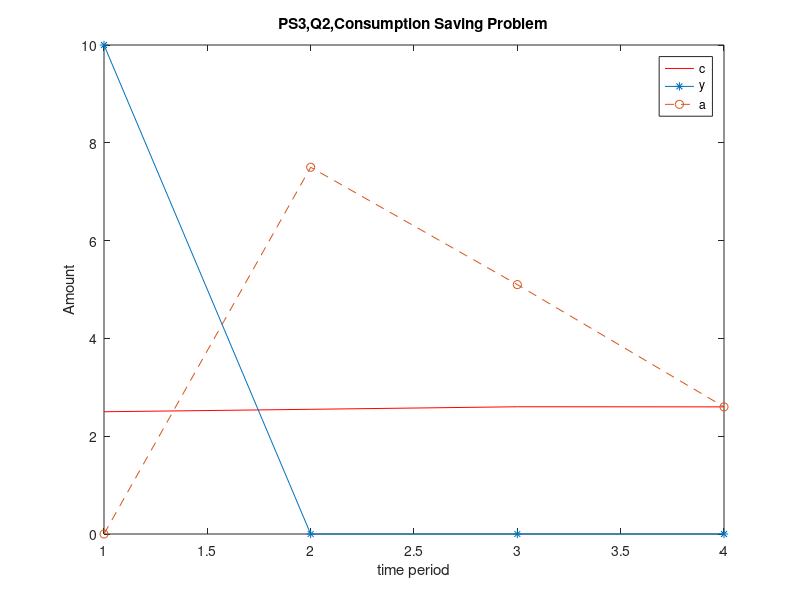

MATLAB code for this plot:
clc;clear all; close all;
%% Grid Method backward induction
%  do backwards induction starting from period T-1 to obtain the decision 
%  rules in all periods given all possible asset levels
%  suppose you are given all possible a(t), what is the optimal a(t+1)
%% Parameters
beta=0.99;r=0.02;theta=5;T=4;%R=40; if there is a retirement period

%income setting,can be some progress
y=zeros(1,T);y(1)=10;t=(1:1:T);

%form asset grid, size sensitive to the asset and income
%time index for asset is critical, a(t) is the amount you get in the beginning
%of a period, so a(0)=0,a(T+1)=0
a_grid=(-25:0.1:25);%1*N
N=length(a_grid);

%initialize the value function & utility function
v=zeros(T,N);
c=y(T)*ones(1,N)+a_grid;%1*N+1*N=1*N for the last period,atcually doesn't matter here
if theta==1,
    u=log(c);
else
    u=(c.^(1-theta)-1)/(1-theta);
end
ind_c=find(c<=0);
u(ind_c)=-1e10;%penalty to negative consumption
v(T,:)=u(1,:);%T*N,value in period

a_opt(T,:)=zeros(1,N);%T*N,to set up a optimal asset, little tricky in matlab 
%language to create such a matrix, same to code as a_opt=zeros(T,N);
ind_opt(T,:)=ones(1,N);%T*N,to find out in each period, which one is the best choice

for i=(T-1):-1:1 % start to find optimal in T-1 first
    
    % Extremly important!! Imagine a(t+1) as y, a(t) as x
    % Note: The asset level today is in the columns and the choices for 
    % tomorrow are on the rows (therefore transpose the potential choices a_t+1)
    c=y(i)*ones(N,N)+ones(N,1)*a_grid*(1+r)-a_grid'*ones(1,N);
    %c(t)=w(t)+a(t)*(1+r)-a(t+1),n*n+n*n
    if theta==1,
        u=log(c);
    else
        u=(c.^(1-theta)-1)/(1-theta);
    end
    ind_c=find(c<=0);
    u(ind_c)=-1e10;%penalty to negative consumption


    % Note: Columns: state of today, rows: choices for tomorrow (therefore 
    % transpose v_t+1)
    [v(i,:),ind_max]=max(u+beta*v(i+1,:)'*ones(1,N),[],1);
    % returns the largest elements along the dimension of A specified
    %by scalar dim. For example, max(A,[],1) produces the maximum values 
    %along the first dimension of A, column by column.
    %then give this row value to the i period of value funtion
    a_opt(i,:)=a_grid(1,ind_max);
    %determine the optimal asset for period i,
    ind_opt(i,:)=ind_max;
    %as ind_max in the loop, to keep record of very t period

end

%  so far we have finished grid searching

a_sim=zeros(T,1);
c_sim=zeros(T,1);
a_sim(1)=0;% to simulate the savings and consumption paths of an agent with 
%assets equal to zero at the beginning of life 

for i=1:(T-1)
    
    ind_asset=find(a_grid>=a_sim(i,1),1,'first');
    %returns at most the first k indices corresponding to the nonzero
    %entries of X. k must be a positive integer.
    %to find the same asset and locate on the grid
    a_sim(i+1,1)=a_opt(i,ind_asset);
    %as we know the value of a(t) on the grid, we find on the a_opt the
    %optimal value of a(t+1) and give it to a_sim(i+1,1)
    c_sim(i,1)=y(i)+a_sim(i,1)*(1+r)-a_sim(i+1,1);
    %c(t)=w(t)+a(t)*(1+r)-a(t+1),
    
end
c_sim(T,1)=y(T)+a_sim(T,1);%last period

%  plot the consumption and savings paths

plot(t,c_sim,'r',t,y,'-*',t,a_sim,'--o')
title('PS3,Q2,Consumption Saving Problem')
xlabel('time period')
xlim([1 T])
ylabel('Amount')
legend('c','y','a','Location','NorthEast')